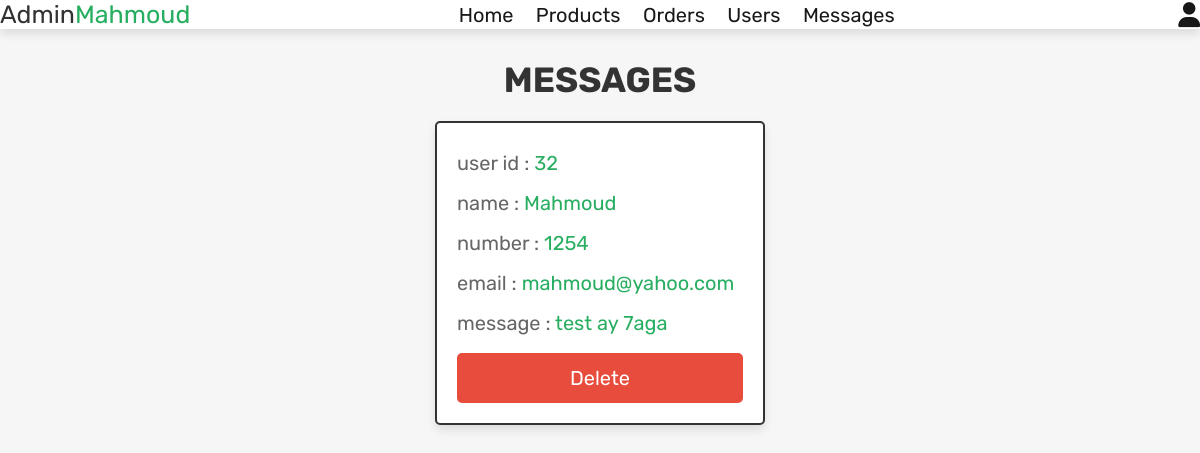
The app's page /admin/admin_contacts.php (signed in) with its own data.
### tables this page shows
CREATE TABLE `message` (
  `id` int(100) NOT NULL,
  `user_id` int(100) NOT NULL,
  `name` varchar(100) NOT NULL,
  `email` varchar(100) NOT NULL,
  `number` varchar(12) NOT NULL,
  `message` varchar(500) NOT NULL
);

### admin/admin_contacts.php (the view, shortened to what this page needs)
<?php
@include '../config.php';
?>
<!DOCTYPE html>
<html lang="en">
<head>
   <link rel="stylesheet" href="https://cdnjs.cloudflare.com/ajax/libs/font-awesome/6.1.1/css/all.min.css">
   <link rel="stylesheet" href="css/admin_style.css">
</head>
<body>
<?php include 'admin_header.php'; ?>
<section class="messages">
   <h1 class="title">messages</h1>
   <div class="box-container">
   <?php
      $select_message = $conn->prepare("SELECT * FROM `message`");
      $select_message->execute();
      if($select_message->rowCount() > 0){
         while($fetch_message = $select_message->fetch(PDO::FETCH_ASSOC)){
   ?>
   <div class="box">
      <p> user id : <span><?= $fetch_message['user_id']; ?></span> </p>
      <p> name : <span><?= $fetch_message['name']; ?></span> </p>
      <p> number : <span><?= $fetch_message['number']; ?></span> </p>
      <p> email : <span><?= $fetch_message['email']; ?></span> </p>
      <p> message : <span><?= $fetch_message['message']; ?></span> </p>
      <a href="admin_contacts.php?delete=<?= $fetch_message['id']; ?>" onclick="return confirm('delete this message?');" class="delete-btn">delete</a>
   </div>
   <?php
         }
      }else{
         echo '<p class="empty">you have no messages!</p>';
      }
   ?>
   </div>
</section>
</body>
</html>

### admin/css/admin_style.css (style rules this page uses)
.messages .box-container { display: grid; grid-template-columns: repeat(auto-fit, 33rem); gap:1.5rem; align-items: flex-start; justify-content:center; }
.messages .box-container .box { border:var(--border); box-shadow: var(--box-shadow); background-color: var(--white); border-radius: .5rem; padding:2rem; }
.messages .box-container .box p { line-height: 1.5; padding:.5rem 0; font-size: 2rem; color:var(--light-color); }
.messages .box-container .box p span { color:var(--green); }

### admin/css/components.css (style rules this page uses)
:root { --green:#27ae60; --orange:#f39c12; --red:#e74c3c; --black:#333; --light-color:#666; --white:#fff; --light-bg:#f6f6f6; --border:.2rem solid var(--black); --box-shadow:0 .5rem 1rem rgba(0,0,0,.1); }
* { font-family: 'Rubik', sans-serif; margin:0; padding:0; box-sizing: border-box; outline: none; border:none; text-decoration: none; color:var(--black); }
body { background-color: var(--light-bg); }
html { font-size: 62.5%; overflow-x: hidden; scroll-behavior: smooth; scroll-padding-top: 6.5rem; }
section { padding:3rem 2rem; max-width: 1200px; margin:0 auto; }
.btn, .delete-btn, .option-btn { display: block; width: 100%; margin-top: 1rem; border-radius: .5rem; color:var(--white); font-size: 2rem; padding:1.3rem 3rem; text-transform: capitalize; cursor: pointer; text-align: center; }
.delete-btn { background-color: var(--red); }
.title { text-align: center; margin-bottom: 2rem; text-transform: uppercase; color:var(--black); font-size: 3.5rem; }

### records on screen
message: user "32", name "Mahmoud", number "1254", email "mahmoud@yahoo.com", message "test ay 7aga"
